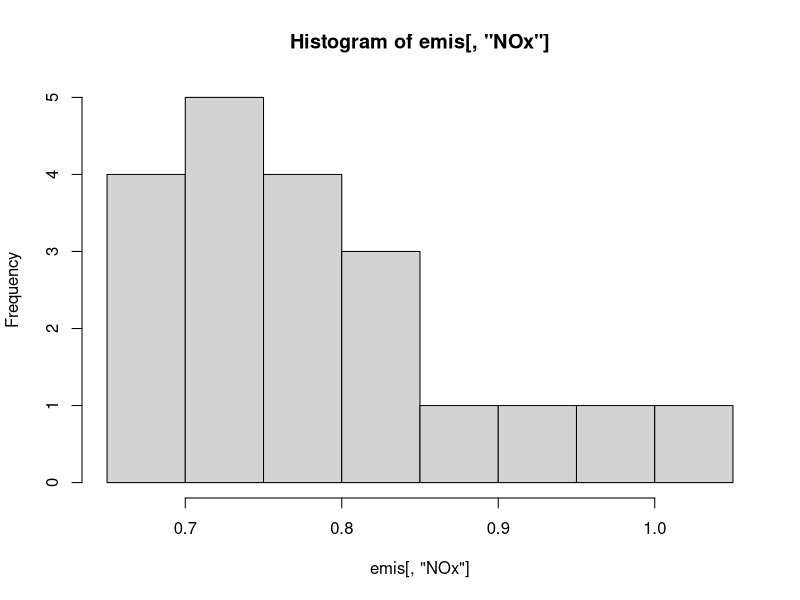

This figure's R source:
setwd("C:\\Repos\\aalto-notebooks\\timeseries\\atk1")
getwd()

# load data
emis=read.table("emissions.txt", header=T, sep="\t")
# fixate randomness in the program, in order the reproduce the same result later
set.seed(123)

# a)
# summary of the data frame: 1st qu. ~ the value of which 25% population is below, similar to 3rd qu.
summary(emis)

# plotting the history gram of nox
# notice emis[2] return information about a column in a context of data frame 
# emis[,2] return the values for that column (which is then a vector of values)
# in most case we want values
# or just emis[, "NOx"]
hist(emis[, "NOx"])

# generate correlation matrix
cor(emis)

# b) create the regresson lineal model
# syntax model <- lm(res~ explan1 + explan2 + ...)
# the syntax is to create a linear model (using fn lm), the left of ~ is the response var, the right are explanatory vars
# obviously the name of the variables should match the columns of the data
fit1 <- lm(NOx~Humidity+Pressure+Temp, data=emis)
summary(fit1)
